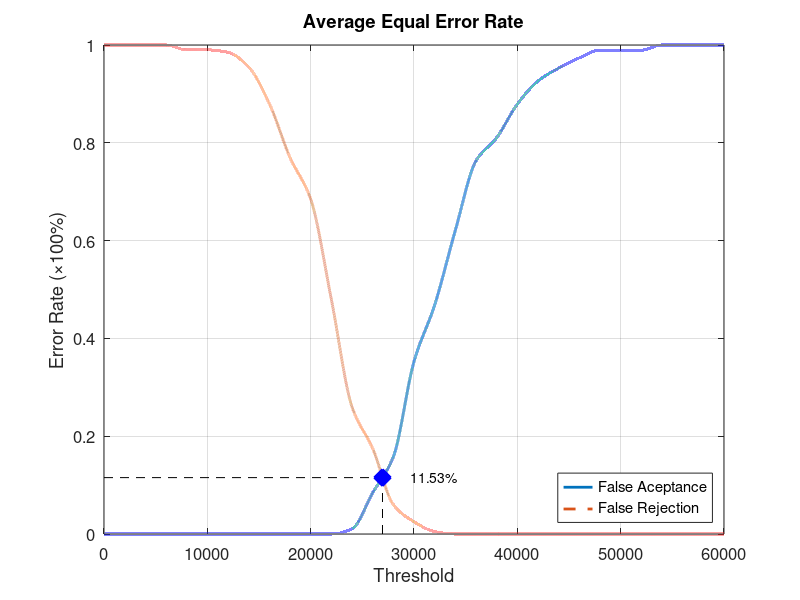
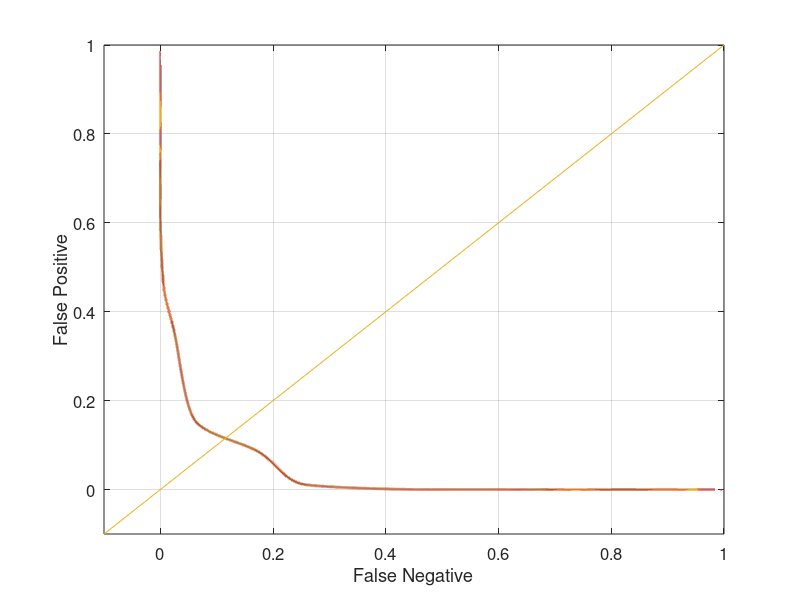

MATLAB code to generate these figures, in order:
function yEER = Database3_3
close all;
clear;
clc;
x = 0:2000:60000;
xq = 0:0.5:60000;

y0 = [0 0 0 0 0 0 0 0 0 0 0 0 0.0105263 0.0842105 0.157895 0.352632 0.468421 0.621053 0.763158 0.810526 0.878947 0.926316 0.952632 0.973684 0.989474 0.989474 0.989474 1 1 1 1];
yy0 = interp1(x, y0, xq, 'pchip');
y1 = [1 1 1 1 0.99 0.99 0.985 0.955 0.88 0.77 0.685 0.48 0.26 0.175 0.06 0.025 0.005 0 0 0 0 0 0 0 0 0 0 0 0 0 0];
yy1 = interp1(x, y1, xq, 'pchip');

% Calculating EER: 
y2 = abs(y0 - y1);
find(y2 == min(y2))
yy2 = abs(yy0 - yy1);
xEER = find(yy2 == min(yy2));
xEERIndex = xq(xEER) % X-axis EER
yEER = yy0(xEER) % Y-axis EER

main = figure
plot(xq, yy0,'-','LineWidth', 2);	hold on
plot(xq, yy1,'--','LineWidth', 2);	hold on
plot([xEERIndex xEERIndex], [0 yEER], 'k--');	hold on
plot([0 xEERIndex], [yEER yEER], 'k--');	hold on
plot(xEERIndex, yEER, 'bx', 'LineWidth', 10);	hold on
text(xEERIndex + 10 * xEERIndex / 100, yEER, [num2str(round((10000 * yEER)) / 100) '%'])
legend('False Aceptance', 'False Rejection', 'Location', 'SouthEast')
xlabel('Threshold')
ylabel('Error Rate (\times100%)')
title('Average Equal Error Rate')
set(gca, 'FontSize', 12)
axis([0 60000 0 1])
grid on

print(main, 'Database3_3Main', '-dpng');
FNRxFPR = figure('Color', [1 1 1]);
plot(yy1, yy0, '-', yy1, yy0, 'LineWidth', 2);
hold on
y = -0.1:0.1:1
plot(y, y); 
set(gca, 'FontSize', 12)
xlabel('False Negative')
ylabel('False Positive')
axis([-0.1 1 -0.1 1])
set(gca, 'FontSize', 12)
grid on

print(FNRxFPR, 'Database3_3FNRxFPR','-dpng');
end
